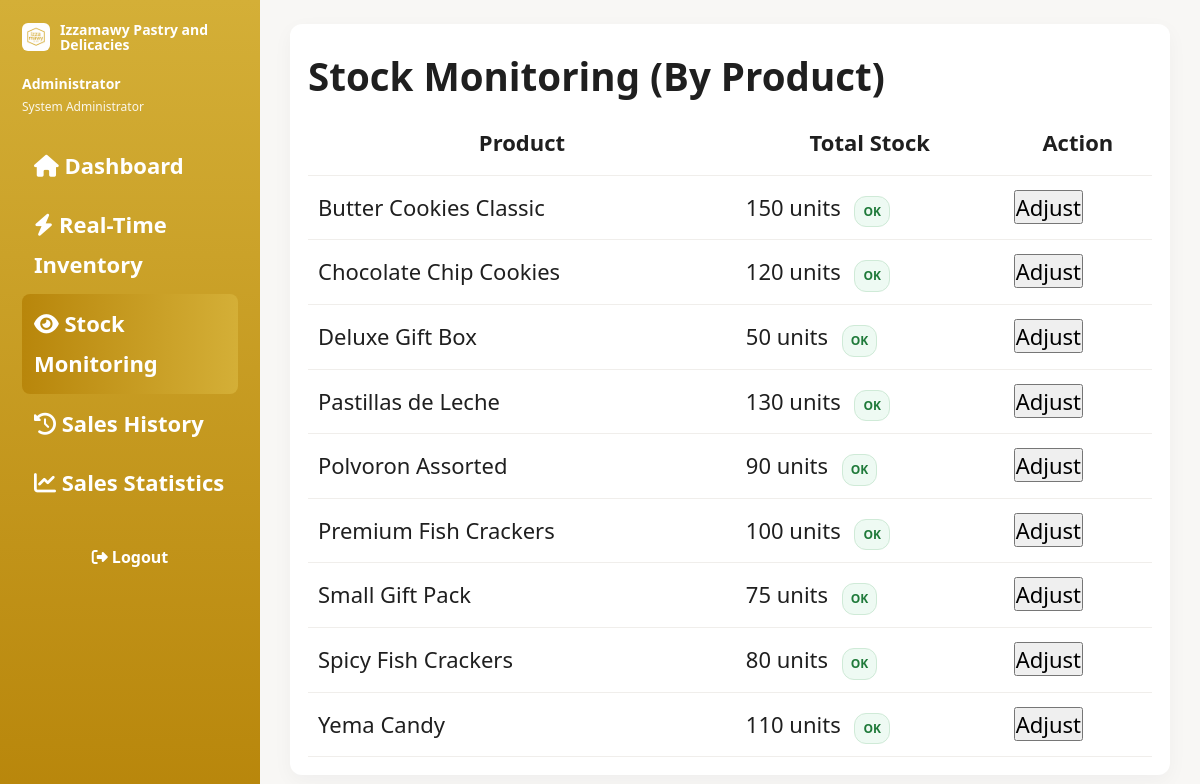
The app's page /stock_monitoring.php with its own data.
### tables this page shows
CREATE TABLE `products` (
  `id` int(11) NOT NULL,
  `category_id` int(11) NOT NULL,
  `name` varchar(200) NOT NULL,
  `description` text DEFAULT NULL,
  `price` decimal(10,2) NOT NULL,
  `original_price` decimal(10,2) DEFAULT NULL,
  `stock_quantity` int(11) DEFAULT 0,
  `image_url` varchar(255) DEFAULT NULL,
  `additional_images` text DEFAULT NULL,
  `is_featured` tinyint(1) DEFAULT 0,
  `is_active` tinyint(1) DEFAULT 1,
  `weight` varchar(50) DEFAULT NULL,
  `ingredients` text DEFAULT NULL,
  `allergens` varchar(255) DEFAULT NULL,
  `shelf_life` varchar(100) DEFAULT NULL,
  `created_at` timestamp NOT NULL DEFAULT current_timestamp(),
  `updated_at` timestamp NOT NULL DEFAULT current_timestamp() ON UPDATE current_timestamp()
);

### stock_monitoring.php (the view, shortened to what this page needs)
<?php
$db = Database::getInstance()->getConnection();
$product_stocks = [];
try {
    $stmt = $db->query("SELECT p.id, p.name, p.price, SUM(ps.stock_quantity) AS total_stock FROM product_stock ps JOIN products p ON ps.product_id = p.id GROUP BY p.id, p.name, p.price ORDER BY p.name ASC");
    $product_stocks = $stmt->fetchAll();
} catch (Throwable $e) { $product_stocks = []; }
?>
<!doctype html>
<html lang="en">
<head>
    <link rel="stylesheet" href="../css/style.css">
    <link rel="stylesheet" href="https://cdnjs.cloudflare.com/ajax/libs/font-awesome/6.4.0/css/all.min.css">
</head>
<body>
<div class="admin-layout">
    <aside class="admin-sidebar">
        <div class="brand"><img src="../images/logo.png" alt="<?php echo SITE_NAME; ?> logo" /><h2><?php echo SITE_NAME; ?></h2></div>
        <div class="profile">
            <div class="meta"><div style="font-weight:700"><?php echo htmlspecialchars($_SESSION['admin_name'] ?? 'Administrator'); ?></div><div style="font-size:12px;opacity:0.9">System Administrator</div></div>
        </div>
        <ul class="admin-menu">
            <li><a href="dashboard.php"><i class="fas fa-home"></i> Dashboard</a></li>
            <li><a href="real_time_inventory.php"><i class="fas fa-bolt"></i> Real-Time Inventory</a></li>
            <li><a href="stock_monitoring.php" class="active"><i class="fas fa-eye"></i> Stock Monitoring</a></li>
            <li><a href="sales_history.php"><i class="fas fa-history"></i> Sales History</a></li>
            <li><a href="sales_statistics.php"><i class="fas fa-chart-line"></i> Sales Statistics</a></li>
        </ul>
        <div class="sidebar-bottom"><a href="logout.php" class="btn ghost" style="width:100%;justify-content:center"><i class="fas fa-sign-out-alt"></i> Logout</a></div>
    </aside>
    <main class="admin-main">
        <div class="content-card">
            <h2>Stock Monitoring (By Product)</h2>
            <?php if (empty($product_stocks)): ?>
                <p>No product stock records found.</p>
            <?php else: ?>
                <table class="table">
                    <thead><tr><th>Product</th><th>Total Stock</th><th>Action</th></tr></thead>
                    <tbody>
                    <?php foreach ($product_stocks as $item): ?>
                        <?php $total = (int)($item['total_stock'] ?? 0); $isLow = $total <= 30; ?>
                        <tr data-id="<?php echo (int)$item['id']; ?>">
                            <td><?php echo htmlspecialchars($item['name']); ?></td>
                            <td class="stock-cell">
                                <?php echo $total; ?> units
                                        <?php if ($isLow): ?>
                                            <span class="stock-label low">Low Stock</span>
                                        <?php else: ?>
                                            <span class="stock-label ok">OK</span>
                                        <?php endif; ?>
                            </td>
                            <td>
                                <?php if ($isLow): ?>
                                    <button class="btn-edit-restock" data-id="<?php echo (int)$item['id']; ?>">Edit</button>
                                <?php else: ?>
                                    <button class="btn-edit-restock" data-id="<?php echo (int)$item['id']; ?>">Adjust</button>
                                <?php endif; ?>
                            </td>
                        </tr>
                    <?php endforeach; ?>
                    </tbody>
                </table>
            <?php endif; ?>
        </div>
    </main>
</div>
</body>
</html>

### css/style.css (style rules this page uses)
:root { --primary-color: #D4AF37; --secondary-color: #B8860B; --accent-color: #F5E6B1; --text-dark: #1f1f1f; --text-light: #585858; --bg-light: #f9f7f4; --white: #ffffff; --border-color: #e5e5e5; --success: #4caf50; --danger: #f44336; --warning: #ff9800; --shadow: 0 2px 10px rgba(0, 0, 0, 0.1); --shadow-hover: 0 4px 20px rgba(0, 0, 0, 0.15); --transition: all 0.3s ease; --ui-font: 'Segoe UI', Tahoma, 'Helvetica Neue', Arial, sans-serif; --heading-font: 'Segoe UI', Tahoma, 'Helvetica Neue', Arial, sans-serif; --font-size-base: 22px; --line-height-base: 1.8; }
* { margin: 0; padding: 0; box-sizing: border-box; }
body { font-family: var(--ui-font); line-height: var(--line-height-base); color: var(--text-dark); background-color: var(--white); }
img { display: block; }
html { font-size: var(--font-size-base); }
input, textarea, select, button, .nav-menu, .nav-icons, .menu-toggle, .cart-count { font-family: var(--ui-font) !important; }
a { text-decoration: none; color: inherit; transition: var(--transition); }
ul { list-style: none; }
h2 { font-size: 1.75rem; }
body, p, li, a, input, textarea, button { font-size: 1rem; }
.btn { font-size: 1.05rem; padding: 14px 34px; }
.btn { display: inline-block; padding: 12px 30px; border-radius: 5px; font-weight: 600; text-align: center; cursor: pointer; border: none; transition: var(--transition); font-size: 16px; }

### stock_monitoring.php (style rules this page uses)
:root { --gold-900:#b8860b;--gold-700:#d4af37;--bg:#f8f7f5;--card-bg:#fff;--muted:#6b6b6b;--accent:#6a28b8 }
body { background:var(--bg);font-family:Segoe UI, Tahoma, sans-serif }
.admin-layout { display:grid;grid-template-columns:260px 1fr;min-height:100vh }
.admin-sidebar { background:linear-gradient(180deg,var(--gold-700) 0%,var(--gold-900) 100%);color:#fff;padding:22px;display:flex;flex-direction:column;gap:18px }
.brand { display:flex; align-items:center; gap:10px; }
.brand h2 { color:#fff; font-size:14px; line-height:1.1; font-weight:800 }
.brand img { width:28px;height:28px;border-radius:6px;object-fit:cover;display:block }
.admin-menu a { color:#fff;display:block;padding:10px 12px;border-radius:8px;text-decoration:none;font-weight:600 }
.admin-menu a.active,.admin-menu a:hover { background:linear-gradient(90deg,var(--gold-900),var(--gold-700));color:#fff }
.admin-main { padding:24px 30px }
.profile .meta { display:flex;flex-direction:column;justify-content:center;font-size:14px;color:#fff }
.profile .meta > div:first-child { font-weight:700; }
.sidebar-bottom .btn.ghost { color:#fff }
.content-card { background:var(--card-bg);border-radius:12px;padding:18px;box-shadow:0 6px 20px rgba(16,24,40,0.04) }
table.table { width:100%;border-collapse:collapse }
table.table th,table.table td { padding:12px 10px;border-bottom:1px solid #f0eeeb }
.stock-label { display:inline-block;margin-left:8px;padding:4px 8px;border-radius:12px;font-size:12px;font-weight:700 }
.stock-label.ok { background:#eefaf3;color:#1f7a3a;border:1px solid #cfead7 }

### records on screen
products: name "Butter Cookies Classic", total "150"
products: name "Chocolate Chip Cookies", total "120"
products: name "Deluxe Gift Box", total "50"
products: name "Pastillas de Leche", total "130"
products: name "Polvoron Assorted", total "90"
products: name "Premium Fish Crackers", total "100"
products: name "Small Gift Pack", total "75"
products: name "Spicy Fish Crackers", total "80"
products: name "Yema Candy", total "110"

### other values on screen
SITE_NAME "Izzamawy Pastry and Delicacies"
$_SESSION['admin_name'] "Administrator"
